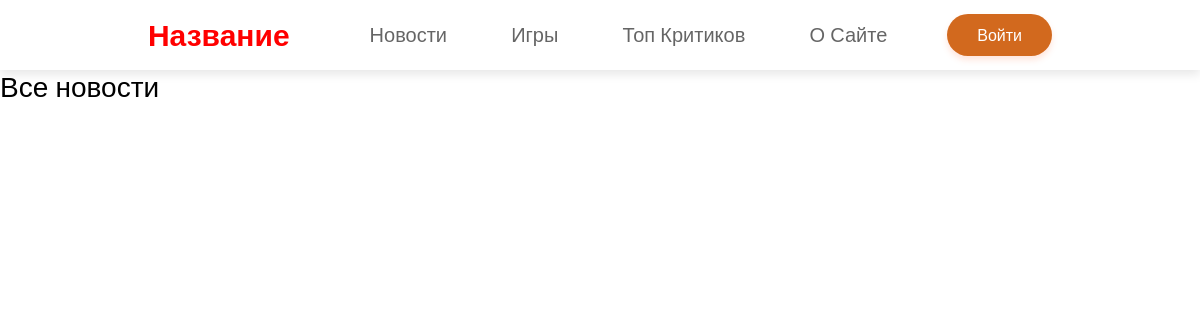
The app's page /news, older data.
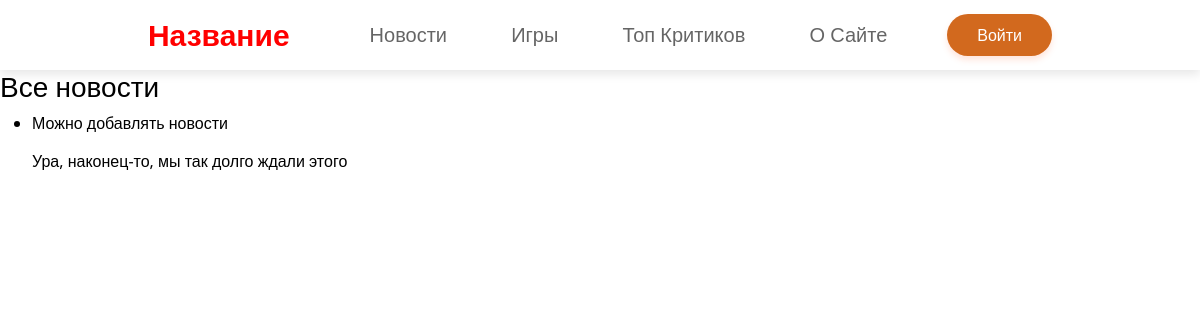
The same page, newer data.
### data/news.py (models this page shows, shortened)
class News(SqlAlchemyBase):
    __tablename__ = 'news'
    id = sqlalchemy.Column(sqlalchemy.Integer, primary_key=True, autoincrement=True)
    title = sqlalchemy.Column(sqlalchemy.String)
    content = sqlalchemy.Column(sqlalchemy.String)
    author = sqlalchemy.Column(sqlalchemy.Integer, sqlalchemy.ForeignKey('users.id'))
    likes = sqlalchemy.Column(sqlalchemy.Integer, default=0)
    dislikes = sqlalchemy.Column(sqlalchemy.Integer, default=0)
    date = sqlalchemy.Column(sqlalchemy.DateTime, default=datetime.now())
    changed = sqlalchemy.Column(sqlalchemy.Boolean, default=False)
    official = sqlalchemy.Column(sqlalchemy.Boolean, default=False)
    approved = sqlalchemy.Column(sqlalchemy.Boolean, default=False)
    user = orm.relationship('User')

### main.py (the view)
@app.route('/news')
def news_list():
    db_sess = db_session.create_session()
    news = db_sess.query(News).filter(News.approved == 1).all()
    return render_template('news.html', news=news)

### data/db_session.py (called while the page is built)
def create_session() -> Session:
    global __factory
    return __factory()

### templates/news.html (shortened to what this page needs)
{% extends "index.html" %}
{%block body%}
<h3>Все новости</h3>
<ul>
{% for item in news %}
    <li>
        <p>{{item.title}}</p>
        <article>{{item.content}}</article>
    </li>
{%endfor%}
</ul>
{%endblock%}

### templates/index.html (shortened to what this page needs)
<!DOCTYPE html>
<html lang="ru">
<head>
	<link rel="stylesheet" href="{{ url_for('static', filename='libs/bootstrap-reboot.min.css') }}">
	<link rel="stylesheet" href="{{ url_for('static', filename='libs/bootstrap-grid.min.css') }}">
	<link rel="stylesheet" href="{{ url_for('static', filename='css/styles.css') }}">
</head>
<body>
	<nav class="navbar">
        <div class="container">
            <a href="/" class="navbar-brand">Название</a>
            <div class="navbar-wrap">
                <ul class="navbar-menu">
                    <li><a href="/news">Новости</a></li>
                    <li><a href="/games">Игры</a></li>
                    <li><a href="/top-users">Топ Критиков</a></li>
                    <li><a href="/info">О Сайте</a></li>
                </ul>
			{% if current_user.is_authenticated %}
            	<a href="/profile/{{current_user.id}}" class="profile">Профиль</a>
			{% else %}
				<a href="/login" class="profile">Войти</a>
			{%endif%}
            </div>
        </div>
    </nav>
	{%block body%}
	{%endblock%}
</body>
</html>

### static/css/styles.css (style rules this page uses)
body { position: relative; font-family: 'Noto Sans', sans-serif; font-size: 16px; line-height: 1.4; color: #000; min-width: 320px; overflow-x: hidden; height: auto; }
.navbar { width: 100%; height: 70px; box-shadow: 0 4px 10px rgba(0, 0, 0, .1); }
.navbar .container { height: inherit; display: flex; justify-content: center; align-items: center; }
.navbar-menu { list-style-type: none; padding-left: 0; margin-bottom: 0; }
.navbar-menu li { display: inline-block; }
.navbar-menu li a { display: inline-block; color: #000; opacity: 0.6; text-decoration: none; padding: 10px 30px; transition: all .07 ease-in-out; font-size: 20px; }
.navbar-wrap { display: flex; flex-flow: row nowrap; align-items: center; }
.profile { margin-left: 30px; padding: 10px 30px; background-color: chocolate; border-radius: 100px; color: white; text-decoration: none; transition: all .1s ease-out; box-shadow: 0 4px 6px rgba(255, 127, 80, .2); }
.navbar-brand { font-weight: 700; font-size: 30px; text-decoration: none; color: red; transition: all .07 ease-in-out; margin-right: 50px; }

Row changes from the older to the newer data that the page shows:
added News: title "Можно добавлять новости", content "Ура, наконец-то, мы так долго ждали этого"
